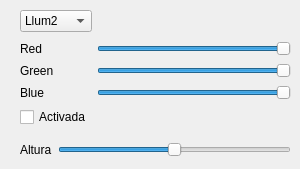
       <widget class="QWidget" name="Altres" >
        <attribute name="title" >
         <string>Altres</string>
        </attribute>
        <widget class="QWidget" name="layoutWidget_6" >
         <property name="geometry" >
          <rect>
           <x>20</x>
           <y>40</y>
           <width>271</width>
           <height>91</height>
          </rect>
         </property>
         <layout class="QGridLayout" name="gridLayout_6" >
          <item row="0" column="0" >
           <widget class="QLabel" name="label_14" >
            <property name="text" >
             <string>Red</string>
            </property>
           </widget>
          </item>
          <item row="0" column="1" >
           <widget class="QSlider" name="horizontalSliderRD_4" >
            <property name="maximum" >
             <number>255</number>
            </property>
            <property name="value" >
             <number>255</number>
            </property>
            <property name="orientation" >
             <enum>Qt::Horizontal</enum>
            </property>
           </widget>
          </item>
          <item row="1" column="0" >
           <widget class="QLabel" name="label_19" >
            <property name="text" >
             <string>Green</string>
            </property>
           </widget>
          </item>
          <item row="1" column="1" >
           <widget class="QSlider" name="horizontalSliderGD_4" >
            <property name="maximum" >
             <number>255</number>
            </property>
            <property name="value" >
             <number>255</number>
            </property>
            <property name="orientation" >
             <enum>Qt::Horizontal</enum>
            </property>
           </widget>
          </item>
          <item row="2" column="0" >
           <widget class="QLabel" name="label_20" >
            <property name="text" >
             <string>Blue</string>
            </property>
           </widget>
          </item>
          <item row="2" column="1" >
           <widget class="QSlider" name="horizontalSliderBD_4" >
            <property name="maximum" >
             <number>255</number>
            </property>
            <property name="value" >
             <number>255</number>
            </property>
            <property name="orientation" >
             <enum>Qt::Horizontal</enum>
            </property>
           </widget>
          </item>
          <item row="3" column="0" >
           <widget class="QCheckBox" name="checkBox_6" >
            <property name="enabled" >
             <bool>true</bool>
            </property>
            <property name="text" >
             <string>Activada</string>
            </property>
            <property name="checked" >
             <bool>false</bool>
            </property>
           </widget>
          </item>
         </layout>
        </widget>
        <widget class="QComboBox" name="comboBoxLlums" >
         <property name="geometry" >
          <rect>
           <x>20</x>
           <y>10</y>
           <width>72</width>
           <height>22</height>
          </rect>
         </property>
         <item>
          <property name="text" >
           <string>Llum2</string>
          </property>
         </item>
         <item>
          <property name="text" >
           <string>Llum3</string>
          </property>
         </item>
         <item>
          <property name="text" >
           <string>Llum4</string>
          </property>
         </item>
         <item>
          <property name="text" >
           <string>Llum5</string>
          </property>
         </item>
         <item>
          <property name="text" >
           <string>Llum6</string>
          </property>
         </item>
         <item>
          <property name="text" >
           <string>Llum7</string>
          </property>
         </item>
        </widget>
        <widget class="QWidget" name="layoutWidget_7" >
         <property name="geometry" >
          <rect>
           <x>20</x>
           <y>140</y>
           <width>271</width>
           <height>20</height>
          </rect>
         </property>
         <layout class="QHBoxLayout" name="horizontalLayout_7" >
          <item>
           <widget class="QLabel" name="label_21" >
            <property name="text" >
             <string>Altura</string>
            </property>
           </widget>
          </item>
          <item>
           <widget class="QSlider" name="horizontalSlider_3" >
            <property name="maximum" >
             <number>50</number>
            </property>
            <property name="value" >
             <number>25</number>
            </property>
            <property name="sliderPosition" >
             <number>25</number>
            </property>
            <property name="orientation" >
             <enum>Qt::Horizontal</enum>
            </property>
           </widget>
          </item>
         </layout>
        </widget>
       </widget>
